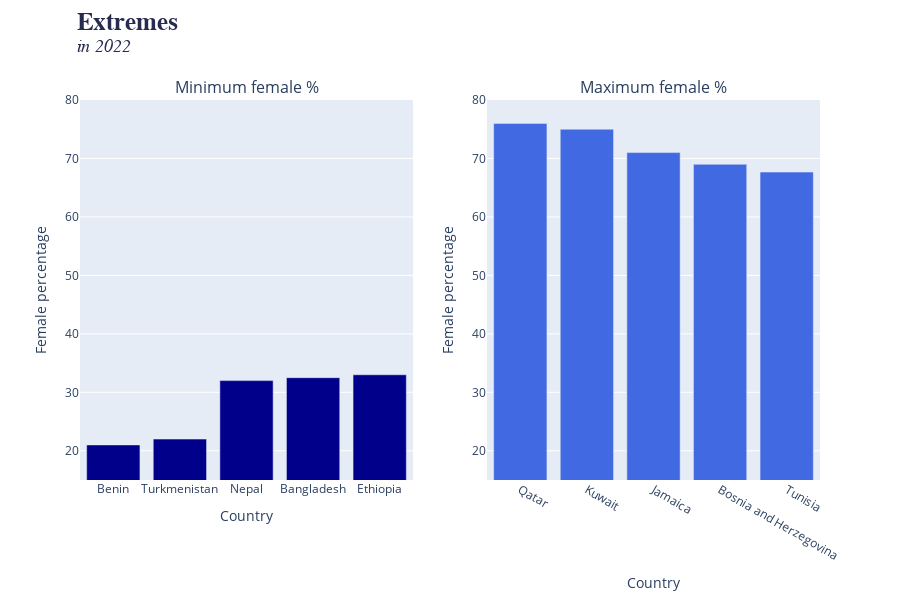

Source (notebook cell):
### Code cell
from plotly.subplots import make_subplots

fig = make_subplots(rows=1, cols=2, subplot_titles=("Minimum female %", "Maximum female %"))

fig.add_trace(
    go.Bar(x=df_min['Location'], y=df_min['Minimum %'], marker=dict(color='darkblue')),
    row=1, col=1
)

fig.add_trace(
    go.Bar(x=df_max['Location'], y=df_max['Maximum %'], marker=dict(color='royalblue')),
    row=1, col=2
)

fig.update_layout(height=600, width=900,
    title=dict(
        text='<b>Extremes</b>\
              <br><i><sup>in 2022</sup></i>',
        x=0.085,
        y=0.95,
        font=dict(
            family='Helvetica',
            size=25,
            color='#272b4f'
        )
    ),
    showlegend = False,
)

fig.update_xaxes(title_text='Country', row=1, col=1)
fig.update_xaxes(title_text='Country', row=1, col=2)
fig.update_yaxes(title_text='Female percentage',range=[15, 80], row=1, col=1)
fig.update_yaxes(title_text='Female percentage',range=[15, 80], row=1, col=2)
fig.show()

### Figure 1 — Plotly figure (JSON) as saved in the notebook; plotly's stock layout.template omitted (floating-point values rounded to 4 significant figures)
{"data": [{"marker": {"color": "darkblue"}, "type": "bar", "x": ["Benin", "Turkmenistan", "Nepal", "Bangladesh", "Ethiopia"], "xaxis": "x", "y": [21, 22, 32, 32.5, 33], "yaxis": "y"}, {"marker": {"color": "royalblue"}, "type": "bar", "x": ["Qatar", "Kuwait", "Jamaica", "Bosnia and Herzegovina", "Tunisia"], "xaxis": "x2", "y": [76, 75, 71, 69, 67.67], "yaxis": "y2"}], "layout": {"annotations": [{"font": {"size": 16}, "showarrow": false, "text": "Minimum female %", "x": 0.225, "xanchor": "center", "xref": "paper", "y": 1, "yanchor": "bottom", "yref": "paper"}, {"font": {"size": 16}, "showarrow": false, "text": "Maximum female %", "x": 0.775, "xanchor": "center", "xref": "paper", "y": 1, "yanchor": "bottom", "yref": "paper"}], "height": 600, "showlegend": false, "title": {"font": {"color": "#272b4f", "family": "Helvetica", "size": 25}, "text": "<b>Extremes</b>              <br><i><sup>in 2022</sup></i>", "x": 0.085, "y": 0.95}, "width": 900, "xaxis": {"anchor": "y", "domain": [0, 0.45], "title": {"text": "Country"}}, "xaxis2": {"anchor": "y2", "domain": [0.55, 1], "title": {"text": "Country"}}, "yaxis": {"anchor": "x", "domain": [0, 1], "range": [15, 80], "title": {"text": "Female percentage"}}, "yaxis2": {"anchor": "x2", "domain": [0, 1], "range": [15, 80], "title": {"text": "Female percentage"}}}}
